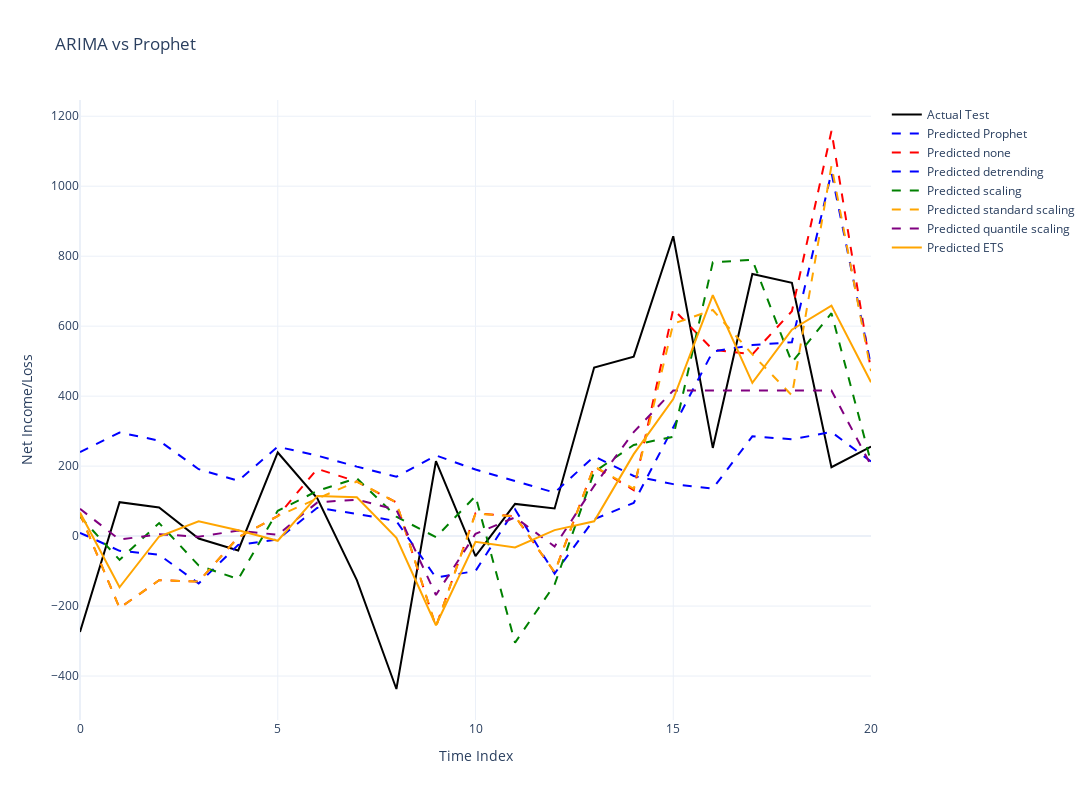

The cell this chart's notebook holds for it:
### Code cell
import plotly.graph_objects as go
x_start = 0 
x_pred = list(range(x_start, x_start + len(predictions_prohpet)))  


fig = go.Figure()

fig.add_trace(go.Scatter(
    y=test,
    mode='lines',
    name='Actual Test',
    line=dict(color='black')
))

fig.add_trace(go.Scatter(
    y=predictions_prohpet.flatten(),
    mode='lines',
    name='Predicted Prophet',
    line=dict(color='blue', dash='dash')
))

colors = [
    "red", "blue", "green", "orange", "purple",
    "brown", "cyan", "magenta", "black", "gold"
]

for i in range(len(method)):
    fig.add_trace(go.Scatter(
        y=predictions[i]["forecast"],
        mode='lines',
        name=f'Predicted {method[i]}',
        line=dict(color=colors[i % len(colors)], dash='dash')
    ))


fig.add_trace(go.Scatter(
    y=pred_ets,
    mode='lines',
    name='Predicted ETS',
    line=dict(color='orange')
))



fig.update_layout(
    title="ARIMA vs Prophet",
    xaxis_title="Time Index",
    yaxis_title="Net Income/Loss",
    template="plotly_white",
    width=1200,  
    height=800    
)


fig.show()

### Figure 1 — Plotly figure (JSON) as saved in the notebook; plotly's stock layout.template omitted (floating-point values rounded to 4 significant figures)
{"data": [{"line": {"color": "black"}, "mode": "lines", "name": "Actual Test", "type": "scatter", "y": [-274, 97, 82, -7, -41, 239, 108, -126, -437, 214, -57, 92, 79, 482, 513, 857, 252, 749, 724, 197, 256]}, {"line": {"color": "blue", "dash": "dash"}, "mode": "lines", "name": "Predicted Prophet", "type": "scatter", "y": [240.0, 296.1, 272.9, 191.2, 158.2, 255.3, 230.0, 198.5, 169.8, 230.4, 190.4, 156.5, 124.3, 227.8, 171.9, 148.5, 135.9, 285.2, 276.6, 297.5, 213.0]}, {"line": {"color": "red", "dash": "dash"}, "mode": "lines", "name": "Predicted none", "type": "scatter", "y": [63.36, -205.7, -126.2, -129.8, -3.471, 57.33, 192.3, 156.0, 96.0, -259.0, 65.38, 56.51, -103.5, 199.0, 131.5, 648.5, 532.9, 519.4, 642.8, 1158.0, 473.5]}, {"line": {"color": "blue", "dash": "dash"}, "mode": "lines", "name": "Predicted detrending", "type": "scatter", "y": [9.442, -42.05, -53.21, -135.4, -25.1, -9.374, 81.04, 63.54, 42.66, -118.7, -99.86, 76.44, -107.2, 48.21, 94.79, 312.8, 527.5, 545.9, 554.0, 1039.0, 486.7]}, {"line": {"color": "green", "dash": "dash"}, "mode": "lines", "name": "Predicted scaling", "type": "scatter", "y": [56.08, -68.0, 37.22, -84.01, -123.0, 72.31, 129.0, 165.4, 55.35, -2.961, 114.4, -304.6, -138.7, 183.4, 260.5, 283.8, 782.6, 789.5, 496.2, 637.2, 210.9]}, {"line": {"color": "orange", "dash": "dash"}, "mode": "lines", "name": "Predicted standard scaling", "type": "scatter", "y": [63.38, -205.8, -126.1, -129.7, -3.406, 57.35, 107.2, 156.0, 95.95, -259.1, 64.2, 56.49, -103.5, 199.3, 135.3, 606.9, 646.3, 519.3, 402.0, 1058.0, 471.5]}, {"line": {"color": "purple", "dash": "dash"}, "mode": "lines", "name": "Predicted quantile scaling", "type": "scatter", "y": [78, -10, 5.271, -1.729, 15.82, 3.545, 96.42, 104.2, 75.16, -168.2, 6.421, 53.61, -29.68, 143.6, 297.3, 416, 416.0, 415.4, 414.8, 416, 202.4]}, {"line": {"color": "orange"}, "mode": "lines", "name": "Predicted ETS", "type": "scatter", "y": [67.38, -146.2, -1.152, 42.27, 16.57, -13.31, 114.7, 111.2, -4.981, -254.9, -16.09, -32.43, 17.11, 42.24, 234.3, 391.9, 688.5, 438.0, 589.9, 658.9, 439.6]}], "layout": {"height": 800, "title": {"text": "ARIMA vs Prophet"}, "width": 1200, "xaxis": {"title": {"text": "Time Index"}}, "yaxis": {"title": {"text": "Net Income/Loss"}}}}
